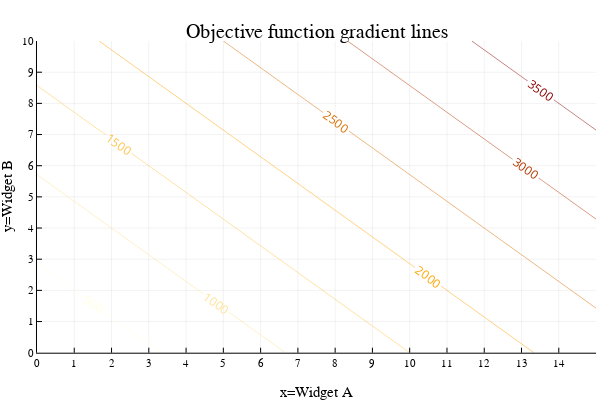

Source (notebook cell):
### Code cell
# set up parameters and variables
pa = 150
pb = 175
x = range(0,15,step=0.5)
y = range(0,10,step=0.5)

# define objective function
f(x, y) = begin  (pa*x + pb*y)  end 

contour(x,y,(x,y)->f(x,y),nlevels=10, c=:heat, linewidth=10, colorbar = false, contour_labels = true)
xaxis!("x=Widget A")
yaxis!("y=Widget B")
xticks!(0:maximum(x))
yticks!(0:maximum(y))
title!("Objective function gradient lines")

### Figure 1 — Plotly figure (JSON) as saved in the notebook; plotly's stock layout.template omitted (floating-point values rounded to 4 significant figures; data arrays with more than 128 entries replaced by an {"elided": "..."} marker saying what was removed)
{"data": [{"colorbar": {"title": ""}, "colorscale": [[0, "rgba(255, 255, 224, 1.000)"], [0.5, "rgba(255, 165, 0, 1.000)"], [1, "rgba(139, 0, 0, 1.000)"]], "contours": {"coloring": "lines", "showlabels": true}, "name": "y1", "ncontours": 12, "showlegend": false, "showscale": false, "type": "contour", "x": [0, 0.5, 1, 1.5, 2, 2.5, 3, 3.5, 4, 4.5, 5, 5.5, 6, 6.5, 7, 7.5, 8, 8.5, 9, 9.5, 10, 10.5, 11, 11.5, 12, 12.5, 13, 13.5, 14, 14.5, 15], "xaxis": "x", "y": [0, 0.5, 1, 1.5, 2, 2.5, 3, 3.5, 4, 4.5, 5, 5.5, 6, 6.5, 7, 7.5, 8, 8.5, 9, 9.5, 10], "yaxis": "y", "z": {"elided": "21x31 float values"}, "zmax": 4000, "zmin": 0}], "layout": {"annotations": [{"font": {"color": "rgba(0, 0, 0, 1.000)", "family": "sans-serif", "size": 20}, "rotation": 0, "showarrow": false, "text": "Objective function gradient lines", "x": 0.5275, "xanchor": "center", "xref": "paper", "y": 1, "yanchor": "top", "yref": "paper"}], "height": 400, "legend": {"bgcolor": "rgba(255, 255, 255, 1.000)", "bordercolor": "rgba(0, 0, 0, 1.000)", "borderwidth": 1, "font": {"color": "rgba(0, 0, 0, 1.000)", "family": "sans-serif", "size": 11}, "title": {"font": {"color": "rgba(0, 0, 0, 1.000)", "family": "sans-serif", "size": 15}, "text": ""}, "tracegroupgap": 0, "traceorder": "normal", "x": 1, "xanchor": "auto", "y": 1, "yanchor": "auto"}, "margin": {"b": 20, "l": 0, "r": 0, "t": 20}, "paper_bgcolor": "rgba(255, 255, 255, 1.000)", "plot_bgcolor": "rgba(255, 255, 255, 1.000)", "showlegend": true, "width": 600, "xaxis": {"anchor": "y", "domain": [0.06165, 0.9934], "gridcolor": "rgba(0, 0, 0, 0.100)", "gridwidth": 0.5, "linecolor": "rgba(0, 0, 0, 1.000)", "mirror": false, "range": [0, 15], "showgrid": true, "showline": true, "showticklabels": true, "tickangle": 0, "tickcolor": "rgb(0, 0, 0)", "tickfont": {"color": "rgba(0, 0, 0, 1.000)", "family": "sans-serif", "size": 11}, "tickmode": "array", "ticks": "inside", "ticktext": ["0", "1", "2", "3", "4", "5", "6", "7", "8", "9", "10", "11", "12", "13", "14", "15"], "tickvals": [0, 1, 2, 3, 4, 5, 6, 7, 8, 9, 10, 11, 12, 13, 14, 15], "title": "x=Widget A", "titlefont": {"color": "rgba(0, 0, 0, 1.000)", "family": "sans-serif", "size": 15}, "type": "-", "visible": true, "zeroline": false, "zerolinecolor": "rgba(0, 0, 0, 1.000)"}, "yaxis": {"anchor": "x", "domain": [0.07581, 0.9415], "gridcolor": "rgba(0, 0, 0, 0.100)", "gridwidth": 0.5, "linecolor": "rgba(0, 0, 0, 1.000)", "mirror": false, "range": [0, 10], "showgrid": true, "showline": true, "showticklabels": true, "tickangle": 0, "tickcolor": "rgb(0, 0, 0)", "tickfont": {"color": "rgba(0, 0, 0, 1.000)", "family": "sans-serif", "size": 11}, "tickmode": "array", "ticks": "inside", "ticktext": ["0", "1", "2", "3", "4", "5", "6", "7", "8", "9", "10"], "tickvals": [0, 1, 2, 3, 4, 5, 6, 7, 8, 9, 10], "title": "y=Widget B", "titlefont": {"color": "rgba(0, 0, 0, 1.000)", "family": "sans-serif", "size": 15}, "type": "-", "visible": true, "zeroline": false, "zerolinecolor": "rgba(0, 0, 0, 1.000)"}}}
